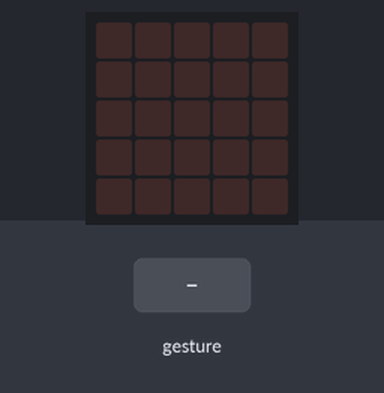
Recording of a program running on a simulated BBC micro:bit (MakeCode). Shown: the board's 5×5 LED display. The inputs (shaded band) are chosen by the test bench. Random numbers come from a fixed seed; a tilt is held for 1.5 s and a shake lasts 1 s, then the board lies face up again.

Above: at 1.2 s.
1.3 s: gesture 'shake'
At 2.4 s:
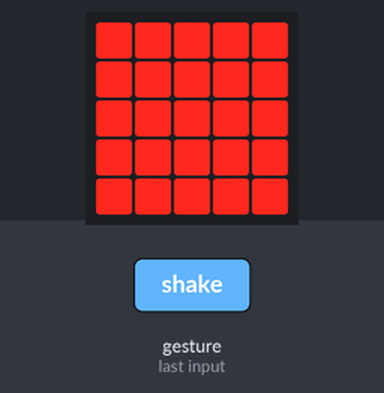
3.0 s: gesture 'shake'
At 3.7 s:
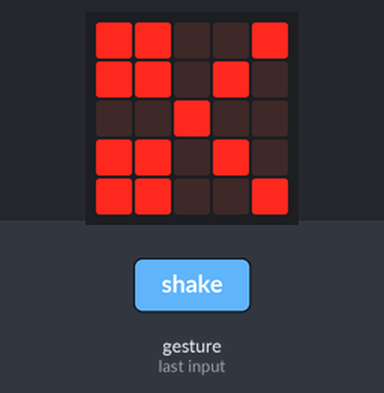
Timing chart, 0 to 6.0 s (numbered marks = the images above; inputs shaded):
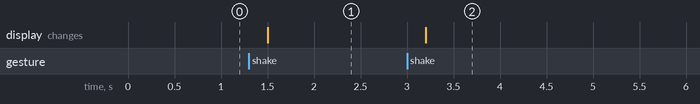

Measured:
- after the input at 1.3 s, the display: changes after 0.20 s (image 1)
- after the input at 3.0 s, the display: changes after 0.20 s (image 2)

The program:

main.ts
```typescript
let tool = 0
input.onGesture(Gesture.Shake, function () {
    tool = randint(0, 2)
    if (tool == 0) {
        basic.showLeds(`
            # # # # #
            # # # # #
            # # # # #
            # # # # #
            # # # # #
            `)
    } else if (tool == 1) {
        basic.showLeds(`
            . # # . .
            # # # # .
            # # # # #
            # # # # #
            . # # # .
            `)
    } else {
        basic.showLeds(`
            # # . . #
            # # . # .
            . . # . .
            # # . # .
            # # . . #
            `)
    }
})
```

test.ts
```typescript
// tests gaan hier; deze zal niet worden gecompileerd wanneer dit pakket wordt gebruikt als extensie.
```
